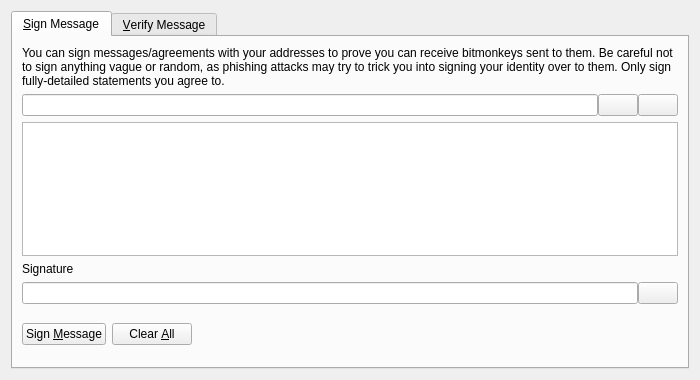
<?xml version="1.0" encoding="UTF-8"?>
<ui version="4.0">
 <class>SignVerifyMessageDialog</class>
 <widget class="QDialog" name="SignVerifyMessageDialog">
  <property name="geometry">
   <rect>
    <x>0</x>
    <y>0</y>
    <width>700</width>
    <height>380</height>
   </rect>
  </property>
  <property name="windowTitle">
   <string>Signatures - Sign / Verify a Message</string>
  </property>
  <property name="modal">
   <bool>true</bool>
  </property>
  <layout class="QVBoxLayout" name="verticalLayout">
   <item>
    <widget class="QTabWidget" name="tabWidget">
     <property name="currentIndex">
      <number>0</number>
     </property>
     <widget class="QWidget" name="tabSignMessage">
      <attribute name="title">
       <string>&amp;Sign Message</string>
      </attribute>
      <layout class="QVBoxLayout" name="verticalLayout_SM">
       <item>
        <widget class="QLabel" name="infoLabel_SM">
         <property name="text">
          <string>You can sign messages/agreements with your addresses to prove you can receive bitmonkeys sent to them. Be careful not to sign anything vague or random, as phishing attacks may try to trick you into signing your identity over to them. Only sign fully-detailed statements you agree to.</string>
         </property>
         <property name="textFormat">
          <enum>Qt::PlainText</enum>
         </property>
         <property name="wordWrap">
          <bool>true</bool>
         </property>
        </widget>
       </item>
       <item>
        <layout class="QHBoxLayout" name="horizontalLayout_1_SM">
         <property name="spacing">
          <number>0</number>
         </property>
         <item>
          <widget class="QValidatedLineEdit" name="addressIn_SM">
           <property name="toolTip">
            <string>The bitmonkey address to sign the message with</string>
           </property>
          </widget>
         </item>
         <item>
          <widget class="QPushButton" name="addressBookButton_SM">
           <property name="toolTip">
            <string>Choose previously used address</string>
           </property>
           <property name="text">
            <string/>
           </property>
           <property name="icon">
            <iconset resource="../bitmonkey.qrc">
             <normaloff>:/icons/address-book</normaloff>:/icons/address-book</iconset>
           </property>
           <property name="shortcut">
            <string>Alt+A</string>
           </property>
           <property name="autoDefault">
            <bool>false</bool>
           </property>
          </widget>
         </item>
         <item>
          <widget class="QPushButton" name="pasteButton_SM">
           <property name="toolTip">
            <string>Paste address from clipboard</string>
           </property>
           <property name="text">
            <string/>
           </property>
           <property name="icon">
            <iconset resource="../bitmonkey.qrc">
             <normaloff>:/icons/editpaste</normaloff>:/icons/editpaste</iconset>
           </property>
           <property name="shortcut">
            <string>Alt+P</string>
           </property>
           <property name="autoDefault">
            <bool>false</bool>
           </property>
          </widget>
         </item>
        </layout>
       </item>
       <item>
        <widget class="QPlainTextEdit" name="messageIn_SM">
         <property name="toolTip">
          <string>Enter the message you want to sign here</string>
         </property>
        </widget>
       </item>
       <item>
        <widget class="QLabel" name="signatureLabel_SM">
         <property name="text">
          <string>Signature</string>
         </property>
         <property name="textFormat">
          <enum>Qt::PlainText</enum>
         </property>
        </widget>
       </item>
       <item>
        <layout class="QHBoxLayout" name="horizontalLayout_2_SM">
         <property name="spacing">
          <number>0</number>
         </property>
         <item>
          <widget class="QLineEdit" name="signatureOut_SM">
           <property name="font">
            <font>
             <italic>true</italic>
            </font>
           </property>
           <property name="readOnly">
            <bool>true</bool>
           </property>
          </widget>
         </item>
         <item>
          <widget class="QPushButton" name="copySignatureButton_SM">
           <property name="toolTip">
            <string>Copy the current signature to the system clipboard</string>
           </property>
           <property name="text">
            <string/>
           </property>
           <property name="icon">
            <iconset resource="../bitmonkey.qrc">
             <normaloff>:/icons/editcopy</normaloff>:/icons/editcopy</iconset>
           </property>
           <property name="autoDefault">
            <bool>false</bool>
           </property>
          </widget>
         </item>
        </layout>
       </item>
       <item>
        <layout class="QHBoxLayout" name="horizontalLayout_3_SM">
         <item>
          <widget class="QPushButton" name="signMessageButton_SM">
           <property name="toolTip">
            <string>Sign the message to prove you own this bitmonkey address</string>
           </property>
           <property name="text">
            <string>Sign &amp;Message</string>
           </property>
           <property name="icon">
            <iconset resource="../bitmonkey.qrc">
             <normaloff>:/icons/edit</normaloff>:/icons/edit</iconset>
           </property>
           <property name="autoDefault">
            <bool>false</bool>
           </property>
          </widget>
         </item>
         <item>
          <widget class="QPushButton" name="clearButton_SM">
           <property name="toolTip">
            <string>Reset all sign message fields</string>
           </property>
           <property name="text">
            <string>Clear &amp;All</string>
           </property>
           <property name="icon">
            <iconset resource="../bitmonkey.qrc">
             <normaloff>:/icons/remove</normaloff>:/icons/remove</iconset>
           </property>
           <property name="autoDefault">
            <bool>false</bool>
           </property>
          </widget>
         </item>
         <item>
          <spacer name="horizontalSpacer_1_SM">
           <property name="orientation">
            <enum>Qt::Horizontal</enum>
           </property>
           <property name="sizeHint" stdset="0">
            <size>
             <width>40</width>
             <height>48</height>
            </size>
           </property>
          </spacer>
         </item>
         <item>
          <widget class="QLabel" name="statusLabel_SM">
           <property name="font">
            <font>
             <weight>75</weight>
             <bold>true</bold>
            </font>
           </property>
           <property name="text">
            <string/>
           </property>
           <property name="wordWrap">
            <bool>true</bool>
           </property>
          </widget>
         </item>
         <item>
          <spacer name="horizontalSpacer_2_SM">
           <property name="orientation">
            <enum>Qt::Horizontal</enum>
           </property>
           <property name="sizeHint" stdset="0">
            <size>
             <width>40</width>
             <height>48</height>
            </size>
           </property>
          </spacer>
         </item>
        </layout>
       </item>
      </layout>
     </widget>
     <widget class="QWidget" name="tabVerifyMessage">
      <attribute name="title">
       <string>&amp;Verify Message</string>
      </attribute>
      <layout class="QVBoxLayout" name="verticalLayout_VM">
       <item>
        <widget class="QLabel" name="infoLabel_VM">
         <property name="text">
          <string>Enter the receiver's address, message (ensure you copy line breaks, spaces, tabs, etc. exactly) and signature below to verify the message. Be careful not to read more into the signature than what is in the signed message itself, to avoid being tricked by a man-in-the-middle attack. Note that this only proves the signing party receives with the address, it cannot prove sendership of any transaction!</string>
         </property>
         <property name="textFormat">
          <enum>Qt::PlainText</enum>
         </property>
         <property name="alignment">
          <set>Qt::AlignLeading|Qt::AlignLeft|Qt::AlignTop</set>
         </property>
         <property name="wordWrap">
          <bool>true</bool>
         </property>
        </widget>
       </item>
       <item>
        <layout class="QHBoxLayout" name="horizontalLayout_1_VM">
         <property name="spacing">
          <number>0</number>
         </property>
         <item>
          <widget class="QValidatedLineEdit" name="addressIn_VM">
           <property name="toolTip">
            <string>The bitmonkey address the message was signed with</string>
           </property>
          </widget>
         </item>
         <item>
          <widget class="QPushButton" name="addressBookButton_VM">
           <property name="toolTip">
            <string>Choose previously used address</string>
           </property>
           <property name="text">
            <string/>
           </property>
           <property name="icon">
            <iconset resource="../bitmonkey.qrc">
             <normaloff>:/icons/address-book</normaloff>:/icons/address-book</iconset>
           </property>
           <property name="shortcut">
            <string>Alt+A</string>
           </property>
           <property name="autoDefault">
            <bool>false</bool>
           </property>
          </widget>
         </item>
        </layout>
       </item>
       <item>
        <widget class="QPlainTextEdit" name="messageIn_VM"/>
       </item>
       <item>
        <widget class="QValidatedLineEdit" name="signatureIn_VM"/>
       </item>
       <item>
        <layout class="QHBoxLayout" name="horizontalLayout_2_VM">
         <item>
          <widget class="QPushButton" name="verifyMessageButton_VM">
           <property name="toolTip">
            <string>Verify the message to ensure it was signed with the specified bitmonkey address</string>
           </property>
           <property name="text">
            <string>Verify &amp;Message</string>
           </property>
           <property name="icon">
            <iconset resource="../bitmonkey.qrc">
             <normaloff>:/icons/transaction_0</normaloff>:/icons/transaction_0</iconset>
           </property>
           <property name="autoDefault">
            <bool>false</bool>
           </property>
          </widget>
         </item>
         <item>
          <widget class="QPushButton" name="clearButton_VM">
           <property name="toolTip">
            <string>Reset all verify message fields</string>
           </property>
           <property name="text">
            <string>Clear &amp;All</string>
           </property>
           <property name="icon">
            <iconset resource="../bitmonkey.qrc">
             <normaloff>:/icons/remove</normaloff>:/icons/remove</iconset>
           </property>
           <property name="autoDefault">
            <bool>false</bool>
           </property>
          </widget>
         </item>
         <item>
          <spacer name="horizontalSpacer_1_VM">
           <property name="orientation">
            <enum>Qt::Horizontal</enum>
           </property>
           <property name="sizeHint" stdset="0">
            <size>
             <width>40</width>
             <height>48</height>
            </size>
           </property>
          </spacer>
         </item>
         <item>
          <widget class="QLabel" name="statusLabel_VM">
           <property name="font">
            <font>
             <weight>75</weight>
             <bold>true</bold>
            </font>
           </property>
           <property name="text">
            <string/>
           </property>
           <property name="wordWrap">
            <bool>true</bool>
           </property>
          </widget>
         </item>
         <item>
          <spacer name="horizontalSpacer_2_VM">
           <property name="orientation">
            <enum>Qt::Horizontal</enum>
           </property>
           <property name="sizeHint" stdset="0">
            <size>
             <width>40</width>
             <height>48</height>
            </size>
           </property>
          </spacer>
         </item>
        </layout>
       </item>
      </layout>
     </widget>
    </widget>
   </item>
  </layout>
 </widget>
 <customwidgets>
  <customwidget>
   <class>QValidatedLineEdit</class>
   <extends>QLineEdit</extends>
   <header>qt/qvalidatedlineedit.h</header>
  </customwidget>
 </customwidgets>
 <resources>
  <include location="../bitmonkey.qrc"/>
 </resources>
 <connections/>
</ui>
